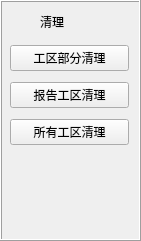
      <widget class="QFrame" name="frame_18">
       <property name="geometry">
        <rect>
         <x>830</x>
         <y>330</y>
         <width>141</width>
         <height>241</height>
        </rect>
       </property>
       <property name="styleSheet">
        <string notr="true">font: 10pt &quot;黑体&quot;;</string>
       </property>
       <property name="frameShape">
        <enum>QFrame::Box</enum>
       </property>
       <property name="frameShadow">
        <enum>QFrame::Raised</enum>
       </property>
       <widget class="QWidget" name="layoutWidget_16">
        <property name="geometry">
         <rect>
          <x>10</x>
          <y>40</y>
          <width>119</width>
          <height>111</height>
         </rect>
        </property>
        <layout class="QGridLayout" name="gridLayout_31">
         <item row="0" column="0">
          <widget class="QPushButton" name="pushButton_5">
           <property name="styleSheet">
            <string notr="true">font: 10pt &quot;黑体&quot;;</string>
           </property>
           <property name="text">
            <string>工区部分清理</string>
           </property>
           <property name="iconSize">
            <size>
             <width>100</width>
             <height>100</height>
            </size>
           </property>
           <property name="checkable">
            <bool>false</bool>
           </property>
           <property name="checked">
            <bool>false</bool>
           </property>
           <property name="autoRepeat">
            <bool>false</bool>
           </property>
           <property name="default">
            <bool>false</bool>
           </property>
           <property name="flat">
            <bool>false</bool>
           </property>
          </widget>
         </item>
         <item row="1" column="0">
          <widget class="QPushButton" name="pushButton_31">
           <property name="styleSheet">
            <string notr="true">font: 10pt &quot;黑体&quot;;</string>
           </property>
           <property name="text">
            <string>报告工区清理</string>
           </property>
           <property name="iconSize">
            <size>
             <width>100</width>
             <height>100</height>
            </size>
           </property>
           <property name="checkable">
            <bool>false</bool>
           </property>
           <property name="checked">
            <bool>false</bool>
           </property>
           <property name="autoRepeat">
            <bool>false</bool>
           </property>
           <property name="default">
            <bool>false</bool>
           </property>
           <property name="flat">
            <bool>false</bool>
           </property>
          </widget>
         </item>
         <item row="2" column="0">
          <widget class="QPushButton" name="pushButton_40">
           <property name="styleSheet">
            <string notr="true">font: 10pt &quot;黑体&quot;;</string>
           </property>
           <property name="text">
            <string>所有工区清理</string>
           </property>
           <property name="iconSize">
            <size>
             <width>100</width>
             <height>100</height>
            </size>
           </property>
           <property name="checkable">
            <bool>false</bool>
           </property>
           <property name="checked">
            <bool>false</bool>
           </property>
           <property name="autoRepeat">
            <bool>false</bool>
           </property>
           <property name="default">
            <bool>false</bool>
           </property>
           <property name="flat">
            <bool>false</bool>
           </property>
          </widget>
         </item>
        </layout>
       </widget>
       <widget class="QLabel" name="label_150">
        <property name="geometry">
         <rect>
          <x>40</x>
          <y>10</y>
          <width>51</width>
          <height>23</height>
         </rect>
        </property>
        <property name="styleSheet">
         <string notr="true">font: 10pt &quot;黑体&quot;;</string>
        </property>
        <property name="text">
         <string>清理</string>
        </property>
       </widget>
      </widget>
